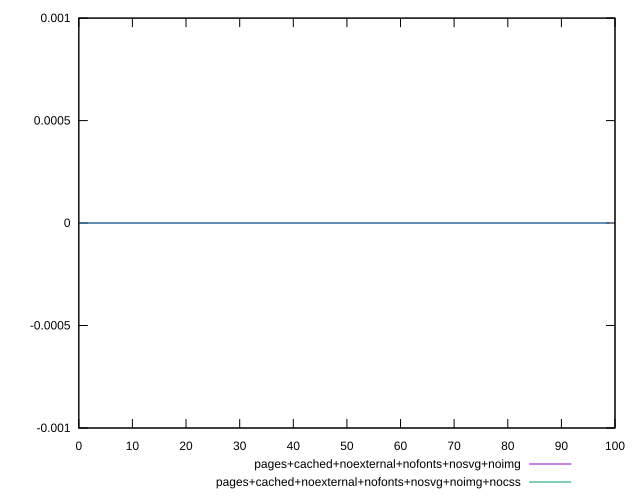

This figure's gnuplot source:
reset
set terminal svg size 640, 500 enhanced background rgb 'white'
set output "reprap/unused-javascript/comparison/sorted/11_vs_12.svg"

$pagesCachedNoexternalNofontsNosvgNoimg <<EOF
0 0
1 0
2 0
3 0
4 0
5 0
6 0
7 0
8 0
9 0
10 0
11 0
12 0
13 0
14 0
15 0
16 0
17 0
18 0
19 0
20 0
21 0
22 0
23 0
24 0
25 0
26 0
27 0
28 0
29 0
30 0
31 0
32 0
33 0
34 0
35 0
36 0
37 0
38 0
39 0
40 0
41 0
42 0
43 0
44 0
45 0
46 0
47 0
48 0
49 0
50 0
51 0
52 0
53 0
54 0
55 0
56 0
57 0
58 0
59 0
60 0
61 0
62 0
63 0
64 0
65 0
66 0
67 0
68 0
69 0
70 0
71 0
72 0
73 0
74 0
75 0
76 0
77 0
78 0
79 0
80 0
81 0
82 0
83 0
84 0
85 0
86 0
87 0
88 0
89 0
90 0
91 0
92 0
93 0
94 0
95 0
96 0
97 0
98 0
99 0
EOF

$pagesCachedNoexternalNofontsNosvgNoimgNocss <<EOF
0 0
1 0
2 0
3 0
4 0
5 0
6 0
7 0
8 0
9 0
10 0
11 0
12 0
13 0
14 0
15 0
16 0
17 0
18 0
19 0
20 0
21 0
22 0
23 0
24 0
25 0
26 0
27 0
28 0
29 0
30 0
31 0
32 0
33 0
34 0
35 0
36 0
37 0
38 0
39 0
40 0
41 0
42 0
43 0
44 0
45 0
46 0
47 0
48 0
49 0
50 0
51 0
52 0
53 0
54 0
55 0
56 0
57 0
58 0
59 0
60 0
61 0
62 0
63 0
64 0
65 0
66 0
67 0
68 0
69 0
70 0
71 0
72 0
73 0
74 0
75 0
76 0
77 0
78 0
79 0
80 0
81 0
82 0
83 0
84 0
85 0
86 0
87 0
88 0
89 0
90 0
91 0
92 0
93 0
94 0
95 0
96 0
97 0
98 0
99 0
EOF

set key outside below
set yrange [-0.001:0.001]

plot \
  $pagesCachedNoexternalNofontsNosvgNoimg title "pages+cached+noexternal+nofonts+nosvg+noimg" with line, \
  $pagesCachedNoexternalNofontsNosvgNoimgNocss title "pages+cached+noexternal+nofonts+nosvg+noimg+nocss" with line, \


reset
